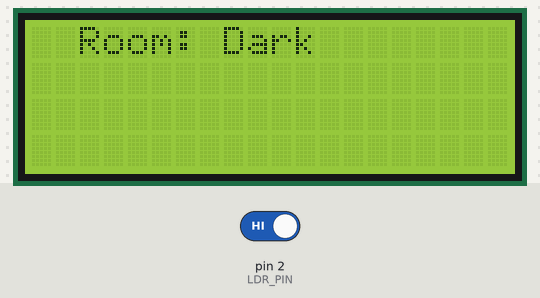
A sketch run on a simulated Arduino Uno, built with avr-gcc and run on an emulated ATmega328P. Shown: 20×4 character LCD. The test bench sets the inputs (shaded band); at power-on: pin 2 (LDR_PIN) HIGH.

Above: at 1.2 s.
1.3 s: pin 2 (LDR_PIN) driven LOW
At 2.5 s:
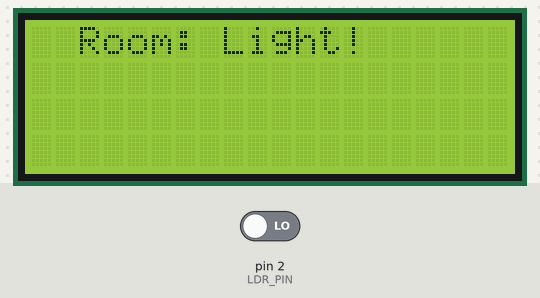
2.8 s: pin 2 (LDR_PIN) driven HIGH
At 3.8 s:
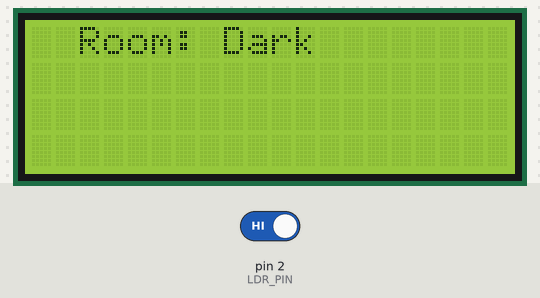
Timing chart, 0 to 5.8 s (numbered marks = the images above; inputs shaded):
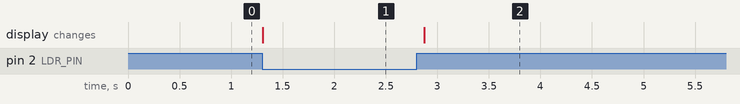

The sketch:

proto.ino
```cpp
#include <LiquidCrystal_I2C.h>

#define LDR_PIN 2

LiquidCrystal_I2C lcd(0x27, 20, 4);

void setup() {
  pinMode(LDR_PIN, INPUT);
  lcd.init();
  lcd.backlight();
}

void loop() {
  lcd.setCursor(2, 0);
  lcd.print("Room: ");
  if (digitalRead(LDR_PIN) == LOW) {
    lcd.print("Light!");
  } else {
    lcd.print("Dark  ");
  }
  delay(100);
}
```

Measured:
- after the input at 1.3 s, the display: changes at once (image 1)
- after the input at 2.8 s, the display: changes after 0.07 s (image 2)
